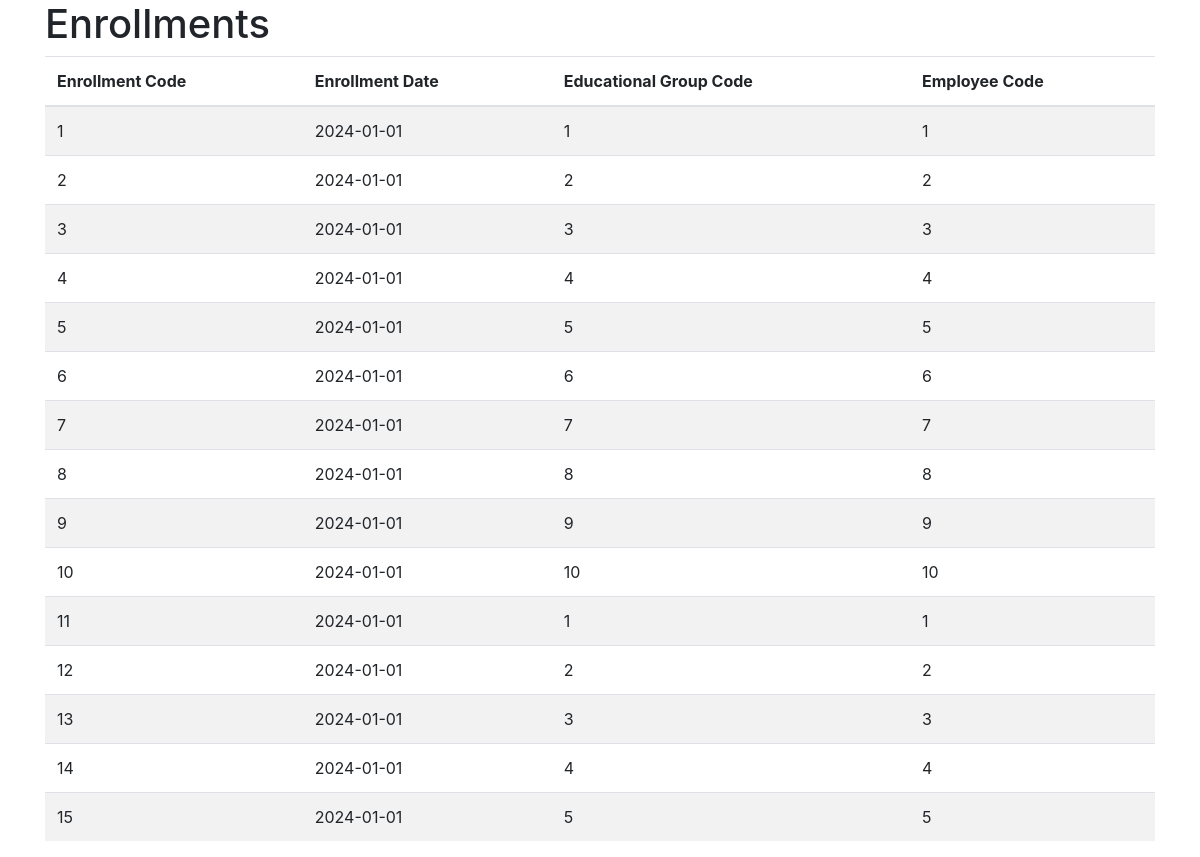
Screenshot of /enrollments with the database file from the repository.
### tables this page shows
CREATE TABLE enrollment (
                    enrollment_code INTEGER PRIMARY KEY,
                    student_number INTEGER,
                    lesson_code INTEGER,
                    grade REAL,
                    enrollment_date TEXT,
                    educational_group_code INTEGER,
                    employee_code INTEGER,
                    FOREIGN KEY (student_number) REFERENCES student(student_number),
                    FOREIGN KEY (lesson_code) REFERENCES lesson(lesson_code));

### app.py (the view)
@app.route('/enrollments', methods=['GET'])
def get_enrollments():
    try:
        conn = get_db_connection()
        enrollments = conn.execute('SELECT * FROM enrollment').fetchall()
        conn.close()
        app.logger.info(f'Retrieved {len(enrollments)} enrollments')
        return render_template('enrollments.html', enrollments=enrollments)
    except Exception as e:
        app.logger.error(f'Error retrieving enrollments: {str(e)}')
        return f'Error: {str(e)}', 500

### app.py (called while the page is built)
def get_db_connection():
    conn = sqlite3.connect('university.db')
    conn.row_factory = sqlite3.Row
    return conn

### templates/enrollments.html (shortened to what this page needs)
<!DOCTYPE html>
<html>
<head>
    <link rel="stylesheet" href="https://stackpath.bootstrapcdn.com/bootstrap/4.3.1/css/bootstrap.min.css">
</head>
<body>
    <div class="container">
        <h1>Enrollments</h1>
        <table class="table table-striped">
            <thead>
                <tr>
                    <th>Enrollment Code</th>
                    <th>Enrollment Date</th>
                    <th>Educational Group Code</th>
                    <th>Employee Code</th>
                </tr>
            </thead>
            <tbody>
                {% for enrollment in enrollments %}
                <tr>
                    <td>{{ enrollment.enrollment_code }}</td>
                    <td>{{ enrollment.enrollment_date }}</td>
                    <td>{{ enrollment.educational_group_code }}</td>
                    <td>{{ enrollment.employee_code }}</td>
                </tr>
                {% endfor %}
            </tbody>
        </table>
    </div>
</body>
</html>

### rows the page displays
enrollment: enrollment_code "1", enrollment_date "2024-01-01", educational_group_code "1", employee_code "1"
enrollment: enrollment_code "2", enrollment_date "2024-01-01", educational_group_code "2", employee_code "2"
enrollment: enrollment_code "3", enrollment_date "2024-01-01", educational_group_code "3", employee_code "3"
enrollment: enrollment_code "4", enrollment_date "2024-01-01", educational_group_code "4", employee_code "4"
enrollment: enrollment_code "5", enrollment_date "2024-01-01", educational_group_code "5", employee_code "5"
enrollment: enrollment_code "6", enrollment_date "2024-01-01", educational_group_code "6", employee_code "6"
enrollment: enrollment_code "7", enrollment_date "2024-01-01", educational_group_code "7", employee_code "7"
enrollment: enrollment_code "8", enrollment_date "2024-01-01", educational_group_code "8", employee_code "8"
enrollment: enrollment_code "9", enrollment_date "2024-01-01", educational_group_code "9", employee_code "9"
enrollment: enrollment_code "10", enrollment_date "2024-01-01", educational_group_code "10", employee_code "10"
enrollment: enrollment_code "11", enrollment_date "2024-01-01", educational_group_code "1", employee_code "1"
enrollment: enrollment_code "12", enrollment_date "2024-01-01", educational_group_code "2", employee_code "2"
enrollment: enrollment_code "13", enrollment_date "2024-01-01", educational_group_code "3", employee_code "3"
enrollment: enrollment_code "14", enrollment_date "2024-01-01", educational_group_code "4", employee_code "4"
enrollment: enrollment_code "15", enrollment_date "2024-01-01", educational_group_code "5", employee_code "5"
